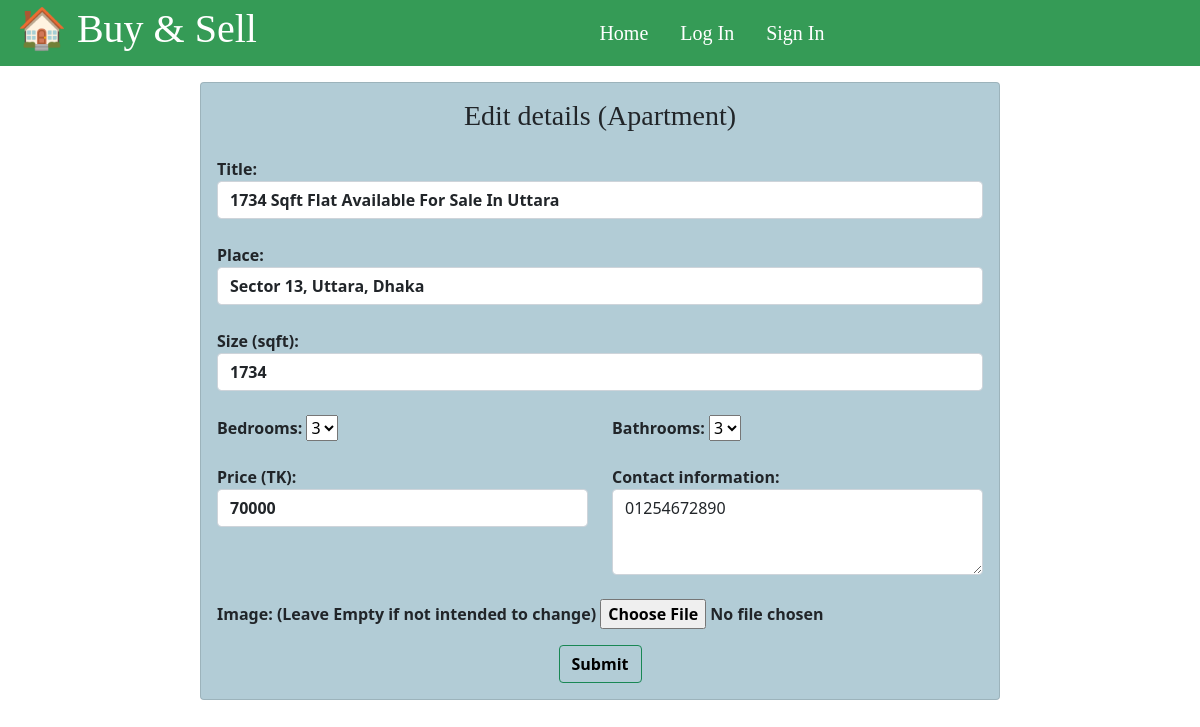
The page /apt_edit.php?apt_id=26 on the database its author committed.
### tables this page shows
CREATE TABLE `apt_info` (
  `id` int(11) NOT NULL,
  `user_id` int(11) NOT NULL,
  `title` varchar(255) NOT NULL,
  `place` varchar(255) NOT NULL,
  `size` int(11) NOT NULL,
  `bedrooms` int(11) NOT NULL,
  `bathrooms` int(11) NOT NULL,
  `price` int(11) NOT NULL,
  `contact_info` varchar(255) NOT NULL,
  `img` varchar(255) NOT NULL,
  `date` varchar(255) NOT NULL
);

### apt_edit.php (the view, shortened to what this page needs)
<?php
include_once('header.php');
$sql = "SELECT *FROM apt_info WHERE id='".$_GET['apt_id']."'";
$sql_run= mysqli_query($mysqli_connection,$sql);
if (mysqli_query($mysqli_connection, $sql)) {
    $row= mysqli_fetch_array($sql_run)
    ?>
    <div class=" container d-felx ">
      <div class="card  mx-auto" id="aptEdit_card">
      <div class="card-body">
        <h3 class="card-title text-center mb-4 ">Edit details (Apartment)</h3>
      <form method="post" action="product_query.php">
<div class="form-outline mb-4 ">
  <label for="apt_titlename">Title: </label>
  <input class="form-control" required id="apt_edit_titlename" name="apt_titlename" value="<?php echo $row['title'];?>">
</div>
<div class="form-outline mb-4 ">
  <label for="place">Place:</label>
  <input class="form-control" required id="apt_edit_place" name="apt_place" placeholder="Enter place" value="<?php echo $row['place'];?>">
</div>
<div class="form-outline mb-4">
  <label for="apt_sqft">Size (sqft):</label>
  <input type="number" class="form-control" required id="apt_edit_sqft" name="apt_sqft" value=<?php echo $row['size'];?>>
</div>
<div class="form-outline mb-4">
<div class="row">
  <div class="col">
    <label for="apt_bedrooms">Bedrooms:</label>
    <select class="dropdown" required id="apt_edit_bedrooms" name="apt_bedrooms">
    <option><?php echo $row['bedrooms'];?></option>
  </select>
  </div>
  <div class="col">
    <label for="apt_bathrooms">Bathrooms:</label>
    <select class="dropdown " required id="apt_edit_bathrooms" name="apt_bathrooms">
    <option><?php echo $row['bathrooms'];?></option>
  </select>
  </div>
</div>
</div>
<div class="form-outline mb-4 ">
  <div class="row">
    <div class="col">
  <label for="apt_edit_price">Price (TK):</label>
  <input  type="number" class="form-control" required id="apt_edit_price" name="apt_price" value="<?php echo $row['price']; ?>">
  </div>
  <div class="col">
    <label for="apt_contact">Contact information:</label>
    <textarea class="form-control" rows="3" required id="apt_edit_contact" name="apt_contact"><?php echo $row['contact_info']; ?></textarea>
  </div>
</div>
</div>
  <div class="form-outline mb-3 ">
  <label for="apt_edit_img">Image: (Leave Empty if not intended to change)</label>
  <input type="file"  accept="image/*" name="apt_img" id="apt_edit_img" value="img/<?php echo $row['img'];?>">
</div>
<div class="d-flex justify-content-center">
  <button type="submit" class="btn btn-outline-success pay" name="apt_edit">Submit</button>
</div>
</form>
      </div>
    </div>
    </div>
<?php }
?>

### style.css (style rules this page uses)
.form-outline,.form-outline input,.btn { font-weight: bold; }
#login_card h3,#aptEdit_card h3 { font-family: Jazz LET, fantasy; }
#login_card,#aptEdit_card { margin-bottom:0; background-color: rgb(178, 204, 214); }
#aptEdit_card { max-width: 800px; }
.pay { color: black; }

### rows shown on the page
apt_info: apt_titlename "1734 Sqft Flat Available For Sale In Uttara", apt_place "Sector 13, Uttara, Dhaka", apt_sqft "1734", apt_bedrooms "3", apt_bathrooms "3", apt_price "70000", apt_contact "01254672890"
